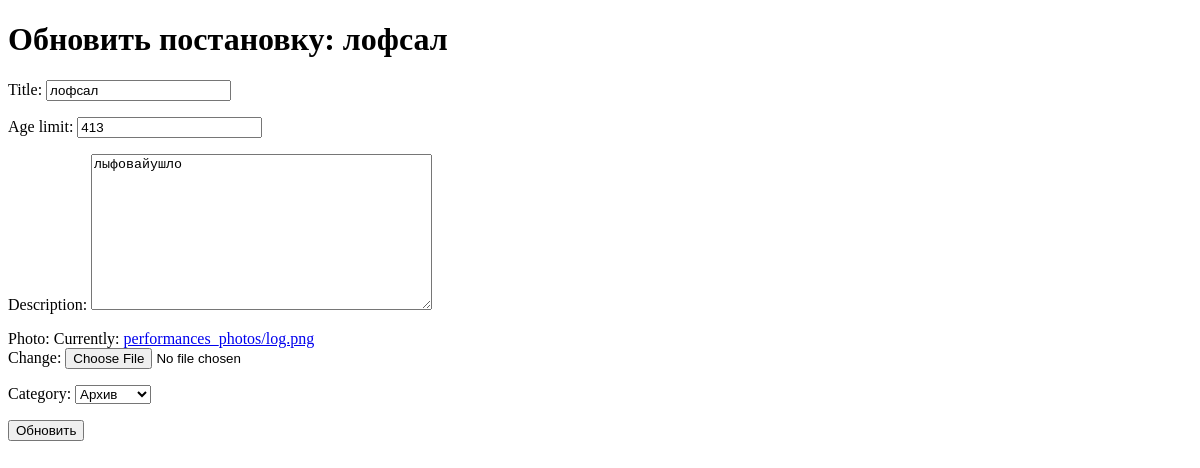
Before: /performances/2/update/ with the older database file.
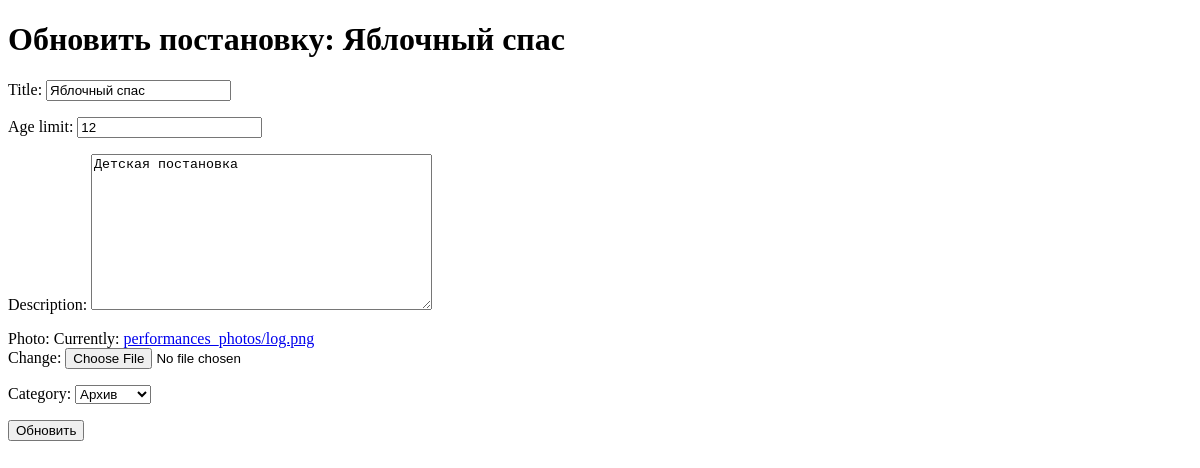
After: the same page with the newer database file.
### main/models.py (models this page shows, shortened)
class Performance(models.Model):
    title = models.CharField(max_length=100)
    age_limit = models.IntegerField(default=0)
    description = models.TextField()
    photo = models.ImageField(upload_to='performances_photos/', default='performances_photos/default.jpg')
    category = models.ForeignKey(Category, on_delete=models.CASCADE, to_field='name')  # Указываем поле 'name' для представления объекта категории

### main/views.py (the view)
# urls.py: path('performances/<int:pk>/update/', views.performance_update, name='performance_update'),
def performance_update(request, pk):
    performance = get_object_or_404(Performance, pk=pk)
    if request.method == 'POST':
        form = PerformanceForm(request.POST, request.FILES, instance=performance)
        if form.is_valid():
            form.save()
            return redirect('performance_detail', pk=performance.pk)
    else:
        form = PerformanceForm(instance=performance)
    return render(request, 'performance_update.html', {'form': form, 'performance': performance})

### main/forms.py
class PerformanceForm(forms.ModelForm):
    class Meta:
        model = Performance
        fields = '__all__'  # Include all fields from the Performance model

### main/models.py (called while the page is built)
    def __str__(self):
        return self.name

### templates/performance_update.html (shortened to what this page needs)
<!DOCTYPE html>
<html>
<head>
</head>
<body>
    <h1>Обновить постановку: {{ performance.title }}</h1>
    <form method="post" enctype="multipart/form-data">
        {{ form.as_p }}
        <button type="submit">Обновить</button>
    </form>
</body>
</html>

Changed rows visible on the page:
changed Performance "Архив": title "лофсал" → "Яблочный спас"; age_limit "413" → "12"; description "лыфовайушло" → "Детская постановка"
